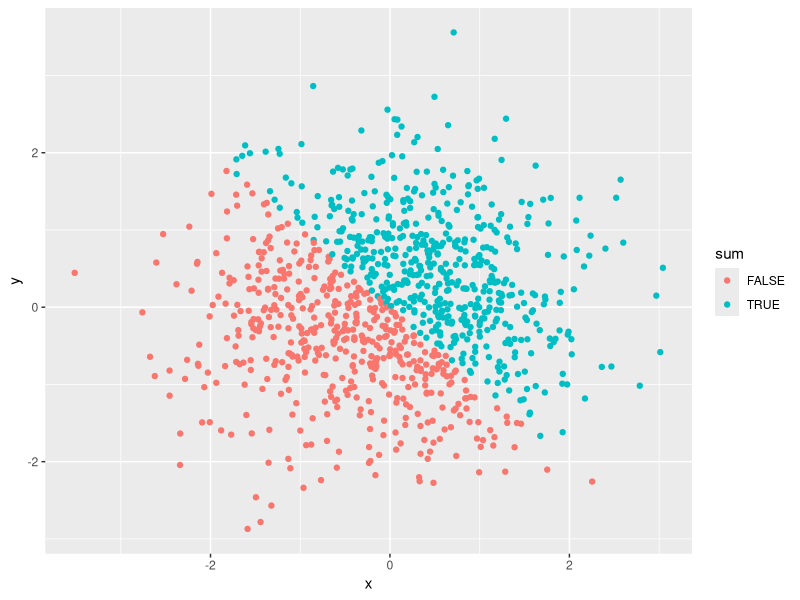
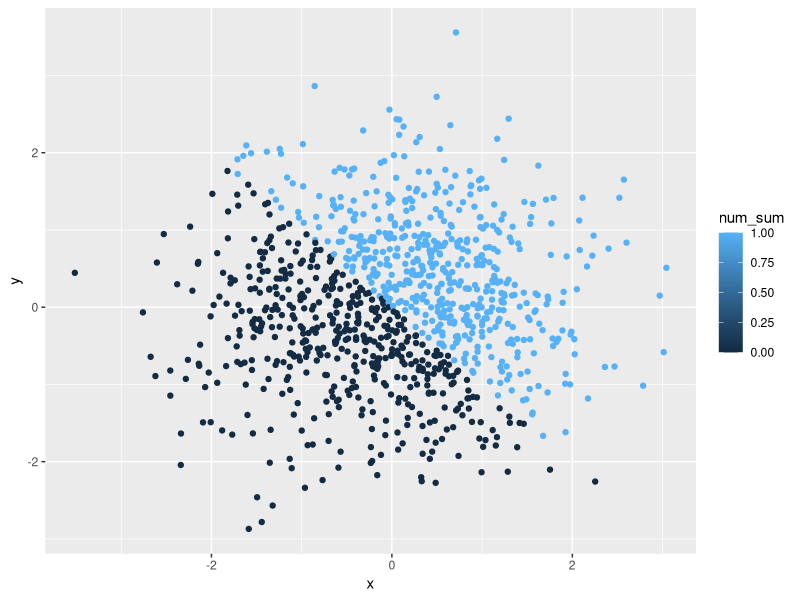
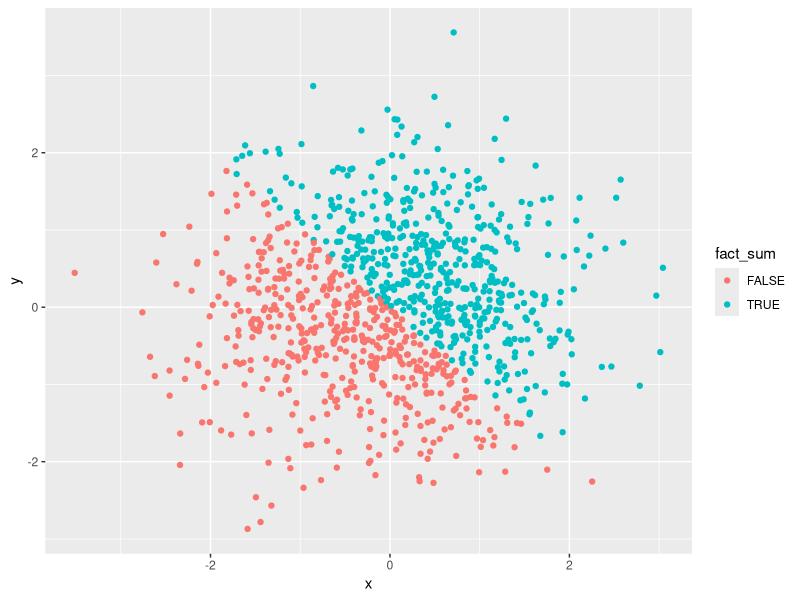

The R script that drew these images, in order:
## ---- chunk 1
rm(list = ls())
library(tidyverse)
knitr::opts_chunk$set(echo = TRUE)
## ---- chunk 2
## Creating the data frame. ## `runif` generates random uniformly distributed numbers
variable_df = tibble(
  vec_random = runif(10 , min = 0, max = 5),
  vec_logical = vec_random > 2,
  vec_char = c("A", "B", "C", "D", "E", "F", "G", "H", "I", "J"),
  vec_factor = factor(c("h", "e", "l", "l", "o", "w", "o", "r", "l", "d"))
)
## Taking the means of each variable in dataframe
mean(variable_df$vec_random)
mean(variable_df$vec_logical)
mean(variable_df$vec_char)
mean(variable_df$vec_factor)
## ---- chunk 3
## convert character variable from character to factor to numeric; 
vec_char_to_factor = as.factor(variable_df$vec_char)
as.numeric(vec_char_to_factor)

## convert factor variable from factor to character to numeric. 
vec_fact_to_char = as.character(variable_df$vec_factor)
as.numeric(vec_fact_to_char)
## ---- chunk 4
p2_df = tibble(
  x = rnorm(1000),
  y = rnorm(1000),
  sum = x + y > 0,
  num_sum = as.numeric(sum),
  fact_sum = as.factor(sum)
)

## should I name it sum or no name just use x + y > 0.
## ---- chunk 5
## scatterplot of x and y
ggplot(p2_df, aes(x = x, y = y)) + geom_point(aes(color = sum))
ggsave("hw1p2_scatterplot_xy.pdf", height = 4, width = 6)

## scatterplot using numeric
ggplot(p2_df, aes(x = x, y = y)) + geom_point(aes(color = num_sum))

## scatterplot using factor variables
ggplot(p2_df, aes(x = x, y = y)) + geom_point(aes(color = fact_sum))
